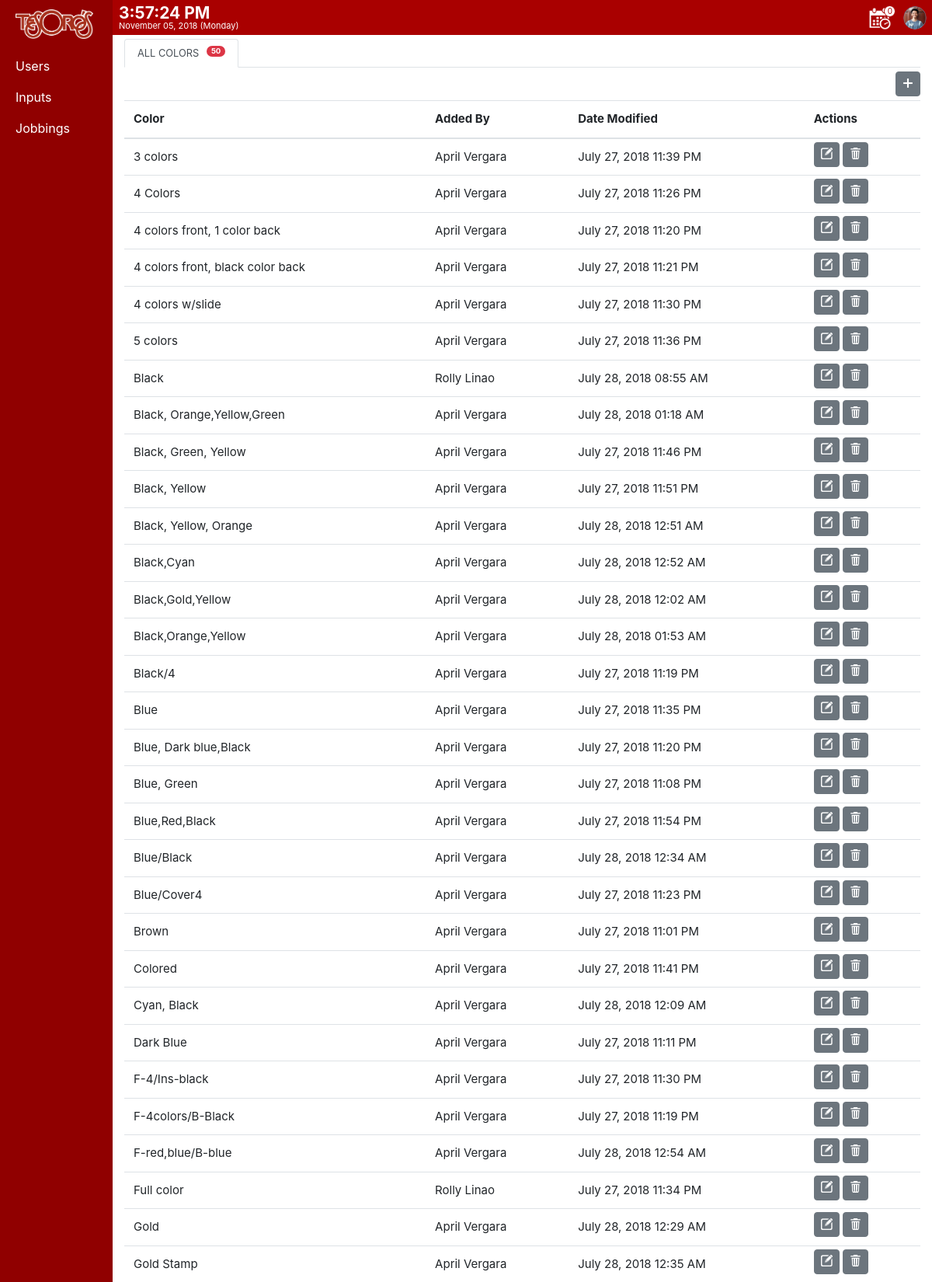
/views/TIMS/support/input_colors.php (signed in, upper part), run on the app's committed database.
### tables this page shows
CREATE TABLE `users` (
  `id` int(11) NOT NULL,
  `type` int(11) NOT NULL,
  `status` set('Active','Inactive') NOT NULL DEFAULT 'Inactive',
  `username` varchar(32) NOT NULL,
  `password` varchar(32) NOT NULL,
  `email` varchar(32) NOT NULL,
  `firstname` varchar(32) NOT NULL,
  `middlename` varchar(32) NOT NULL,
  `lastname` varchar(32) NOT NULL,
  `birthdate` date NOT NULL,
  `gender` set('Female','Male') NOT NULL,
  `picture` text NOT NULL,
  `date_added` timestamp NOT NULL DEFAULT CURRENT_TIMESTAMP ON UPDATE CURRENT_TIMESTAMP
);

CREATE TABLE `printing_colors` (
  `id` int(11) NOT NULL,
  `color` text NOT NULL,
  `added_by` int(11) NOT NULL,
  `date_modified` timestamp NOT NULL DEFAULT CURRENT_TIMESTAMP ON UPDATE CURRENT_TIMESTAMP
);

### views/TIMS/support/input_colors.php (the view, shortened to what this page needs)
<?php
	include ('TIMS_verify.php');
	$count_query="SELECT count(*) AS 'ucount' FROM printing_colors";
	$count_result=mysqli_query($conn,$count_query);
?>
<!DOCTYPE html>
<html>
<head>
	<?php include ('include/head.php')?>
</head>
<body>
	<?php include ('include/navbar.php')?>
	<div class="gap2"></div>
	<div class="container-fluid">
		<div id="content">
			<div class="row">
				<div class="col-lg-12">
				<?php if(
					(isset($_GET['edit']) || !isset($_GET['add']) && !isset($_GET['add']) && !isset($_GET['remove'])) &&
					(!isset($_GET['edit']) || !isset($_GET['add']) && !isset($_GET['add']) && isset($_GET['remove'])) &&
					(!isset($_GET['edit']) || !isset($_GET['add']) && isset($_GET['add']) && !isset($_GET['remove'])) &&
					(!isset($_GET['edit']) || isset($_GET['add']) && !isset($_GET['add']) && !isset($_GET['remove']))
				) {?>
					<ul id="tabsJustified" class="nav nav-tabs">
						<li class="nav-item">
							<a href="input_colors.php" class="nav-link small text-uppercase active">
								All Colors
								<span class="float-right badge badge-pill badge-danger" style="margin-left:10px">
								<?php
                                    if(mysqli_num_rows($count_result)>0)
                                    {
                                        while($count=mysqli_fetch_assoc($count_result))
                                        {
                                            echo $count['ucount'];
                                        }
                                    }
								?>
								</span>
							</a>
						</li>
					</ul>
					<div id="tabsJustifiedContent" class="tab-content">
						<div id="all_jobs" class="tab-pane fade active show">
							<div>
								<button class="btn btn-secondary" onclick="add('true')" title="Add New" style="font-size: 12px; float: right; margin: 5px 0px 5px 5px;"><img src="images/new.png" width="12px" style="margin: -3px -3px 0px -3px;"></button>
							</div>
							<div class="table-responsive" style="max-height: 70vh;">
								<table class="table table-hover" id="myTable">
									<thead>
										<tr>
											<th onclick="sortTable(0)" class="tableSort">Color</th>
											<th onclick="sortTable(1)" class="tableSort">Added By</th>
											<th onclick="sortTable(2)" class="tableSort">Date Modified</th>
											<th>Actions</th>
										</tr>
									</thead>
									<tbody>
									<?php
									$sql_query="SELECT a.*,b.firstname AS 'fn',b.lastname AS 'ln' FROM printing_colors a LEFT JOIN users b ON a.added_by=b.id ORDER BY a.color ASC";
									$result_set=mysqli_query($conn,$sql_query);
									if(mysqli_num_rows($result_set)>0){
										while($row=mysqli_fetch_assoc($result_set)){
										?>
											<tr>
												<td><?php echo $row['color'];?></td>
												<td><?php echo $row['fn']." ".$row['ln'];?></td>
												<td><?php echo date('F d, Y h:s A',strtotime($row['date_modified']));?></td>
												<td>
													<div style="margin: -10px 0px; ">
														<button class="btn btn-secondary" onclick="edit('<?php echo $row['id']; ?>')" title="Edit Info" style="font-size: 12px; margin-top: 2px;">
															<img src="images/edit.png" width="15px" style="margin: -3px -4px 0px -4px;">
														</button>
														<button class="btn btn-secondary" onclick="remove('<?php echo $row['id']; ?>')" title="Remove Jobbing" style="font-size: 12px; margin-top: 2px;">
															<img src="images/delete.png" width="15px" style="margin: -3px -4px 0px -4px;">
														</button>
													</div>
												</td>
											</tr>
										<?php
										}
									}
									else{
									?>
										<tr>
											<td colspan="4" style="text-align: center;">No colors yet!</td>
										</tr>
										<?php
										}
										?>
									</tbody>
								</table>
							</div>
						</div>
					</div>
				</div>
			<?php
			}
			?>
				</div>
			</div>
		</div>
</body>
</html>

### views/TIMS/support/include/navbar.php (shortened to what this page needs)
<!DOCTYPE html>
<?php
	$user_query="SELECT * FROM users WHERE id=".$_SESSION['TIMS_id'];
	$user_result=mysqli_query($conn,$user_query);
	$user=mysqli_fetch_array($user_result);
?>
<html>
<body onload="startTime()">
	<div id="wrapper">
		<div id="sidebar-wrapper">
			<ul class="sidebar-nav">
				<li class="sidebar-brand">
					<a href="index.php">
						<img src="images/TIMS_logo.png" width="100px">
					</a>
				</li>
				<li>
					<a href="users.php" class="nav-users">Users</a>
				</li>
				<div id="accordion">
					<li>
						<a href="#" data-toggle="collapse" data-target="#collapseOne" aria-expanded="true" aria-controls="collapseOne">
						  Inputs
						</a>
					</li>
				</div>
				<li>
					<a href="all_jobs.php" class="nav-job-orders">Jobbings</a>
				</li>
			</ul>
		</div>
		<div style="background-color: #a90000;">
			<div style="color: white;float: right;padding: 1px 8px;">
				<div id=txt style="font-size: 21px;font-weight: bold;"></div>
				<div style="margin-top:-8px;font-size:11px;"><?php  echo date('F d, Y')." (".date('l').")";?></div>
			</div>
		</div>
	</div>
	<div class="custom-nav">
        <div style="float: right; color: white;">
            <button type="button" class="btn btn-danger notify" data-toggle="dropdown">
                <img style="margin-top: -14px; margin-left: -15px; position: absolute; width: 30px; border-radius: 100px; height: 30px;" src="../users/images/<?php echo $user['picture'].".png";?>">
            </button>
        </div>
        <div style="float: right; color: white;">
            <button type="button" class="btn btn-danger notify jobbings-due" title="Due Dates" data-toggle="dropdown">
                <img style="margin-top: -13px; margin-left: -15px; position: absolute;" src="images/due.png" width="30px">
                <div style="position: absolute; background-color: white; width:15px; border-radius: 10px; border: 1px solid #a90000; height: 15px;  color: #a90000; margin-top: -15px; margin-left: 15px;">
                    <div class="count-due" style="font-size: 10px; margin-top: -1px; margin-left: -0.5px; letter-spacing: -1pt;">
                    	0
                    </div>
                </div>
            </button>
        </div>
	</div>
				<?php include ('include/TIMS.php');?>
</body>
</html>

### views/TIMS/support/css/main.css (style rules this page uses)
.gap2 { width: 100%; height: 50px; }
#content { margin-left: 145px; z-index: 0; }

### views/TIMS/support/css/sidebar.css (style rules this page uses)
body { overflow-x: hidden; }
#wrapper { z-index: 2; position: fixed; padding-left: 0px; -webkit-transition: all 0.5s ease; -moz-transition: all 0.5s ease; -o-transition: all 0.5s ease; transition: all 0.5s ease; }
#sidebar-wrapper { z-index: 1000; position: fixed; left: 145px; width: 0px; height: 100%; margin-left: -145px; overflow-y: auto; background: #900000; -webkit-transition: all 0.5s ease; -moz-transition: all 0.5s ease; -o-transition: all 0.5s ease; transition: all 0.5s ease; }
.sidebar-nav { position: absolute; top: 0; width: 145px; margin: 0; padding: 0; list-style: none; }
.sidebar-nav li { text-indent: 20px; line-height: 40px; }
.sidebar-nav li a { display: block; text-decoration: none; color: white; }
.sidebar-nav>.sidebar-brand { height: 65px; font-size: 18px; line-height: 60px; }
.sidebar-nav>.sidebar-brand a { color: #999999; }
@media (min-width:768px) { #wrapper { padding-left: 145px; } }
@media (min-width:768px) { #sidebar-wrapper { width: 145px; } }
.custom-nav { position: fixed; width: 100%; background-color: #a90000; height: 45px; z-index: 1; }

### views/TIMS/support/css/notification.css (style rules this page uses)
body { overflow-x: hidden; }
.notify { border-radius: 0px; width: 45px; height: 44px; font-size: 20px; background: #a90000; border-color: #a90000; }

### views/TIMS/support/css/account.css (style rules this page uses)
body { overflow-x: hidden; }
.notify { border-radius: 0px; width: 45px; height: 44px; font-size: 20px; background: #a90000; border-color: #a90000; }

### views/TIMS/support/input_colors.php (style rules this page uses)
thead,tbody { font-size: 15px; }

### data on the page
users: picture (picture)
printing_colors: color "3 colors", users.firstname "April", users.lastname "Vergara", date_modified "July 27, 2018 11:39 PM"
printing_colors: color "4 Colors", users.firstname "April", users.lastname "Vergara", date_modified "July 27, 2018 11:26 PM"
printing_colors: color "4 colors front, 1 color back", users.firstname "April", users.lastname "Vergara", date_modified "July 27, 2018 11:20 PM"
printing_colors: color "4 colors front, black color back", users.firstname "April", users.lastname "Vergara", date_modified "July 27, 2018 11:21 PM"
printing_colors: color "4 colors w/slide", users.firstname "April", users.lastname "Vergara", date_modified "July 27, 2018 11:30 PM"
printing_colors: color "5 colors", users.firstname "April", users.lastname "Vergara", date_modified "July 27, 2018 11:36 PM"
printing_colors: color "Black", users.firstname "Rolly", users.lastname "Linao", date_modified "July 28, 2018 08:55 AM"
printing_colors: color "Black, Orange,Yellow,Green", users.firstname "April", users.lastname "Vergara", date_modified "July 28, 2018 01:18 AM"
printing_colors: color "Black, Green, Yellow", users.firstname "April", users.lastname "Vergara", date_modified "July 27, 2018 11:46 PM"
printing_colors: color "Black, Yellow", users.firstname "April", users.lastname "Vergara", date_modified "July 27, 2018 11:51 PM"
printing_colors: color "Black, Yellow, Orange", users.firstname "April", users.lastname "Vergara", date_modified "July 28, 2018 12:51 AM"
printing_colors: color "Black,Cyan", users.firstname "April", users.lastname "Vergara", date_modified "July 28, 2018 12:52 AM"
printing_colors: color "Black,Gold,Yellow", users.firstname "April", users.lastname "Vergara", date_modified "July 28, 2018 12:02 AM"
printing_colors: color "Black,Orange,Yellow", users.firstname "April", users.lastname "Vergara", date_modified "July 28, 2018 01:53 AM"
printing_colors: color "Black/4", users.firstname "April", users.lastname "Vergara", date_modified "July 27, 2018 11:19 PM"
printing_colors: color "Blue", users.firstname "April", users.lastname "Vergara", date_modified "July 27, 2018 11:35 PM"
printing_colors: color "Blue, Dark blue,Black", users.firstname "April", users.lastname "Vergara", date_modified "July 27, 2018 11:20 PM"
printing_colors: color "Blue, Green", users.firstname "April", users.lastname "Vergara", date_modified "July 27, 2018 11:08 PM"
printing_colors: color "Blue,Red,Black", users.firstname "April", users.lastname "Vergara", date_modified "July 27, 2018 11:54 PM"
printing_colors: color "Blue/Black", users.firstname "April", users.lastname "Vergara", date_modified "July 28, 2018 12:34 AM"
printing_colors: color "Blue/Cover4", users.firstname "April", users.lastname "Vergara", date_modified "July 27, 2018 11:23 PM"
printing_colors: color "Brown", users.firstname "April", users.lastname "Vergara", date_modified "July 27, 2018 11:01 PM"
printing_colors: color "Colored", users.firstname "April", users.lastname "Vergara", date_modified "July 27, 2018 11:41 PM"
printing_colors: color "Cyan, Black", users.firstname "April", users.lastname "Vergara", date_modified "July 28, 2018 12:09 AM"
printing_colors: color "Dark Blue", users.firstname "April", users.lastname "Vergara", date_modified "July 27, 2018 11:11 PM"
printing_colors: color "F-4/Ins-black", users.firstname "April", users.lastname "Vergara", date_modified "July 27, 2018 11:30 PM"
printing_colors: color "F-4colors/B-Black", users.firstname "April", users.lastname "Vergara", date_modified "July 27, 2018 11:19 PM"
printing_colors: color "F-red,blue/B-blue", users.firstname "April", users.lastname "Vergara", date_modified "July 28, 2018 12:54 AM"
printing_colors: color "Full color", users.firstname "Rolly", users.lastname "Linao", date_modified "July 27, 2018 11:34 PM"
printing_colors: color "Gold", users.firstname "April", users.lastname "Vergara", date_modified "July 28, 2018 12:29 AM"
printing_colors: color "Gold Stamp", users.firstname "April", users.lastname "Vergara", date_modified "July 28, 2018 12:35 AM"

### other printed values
$count['ucount'] "50"
